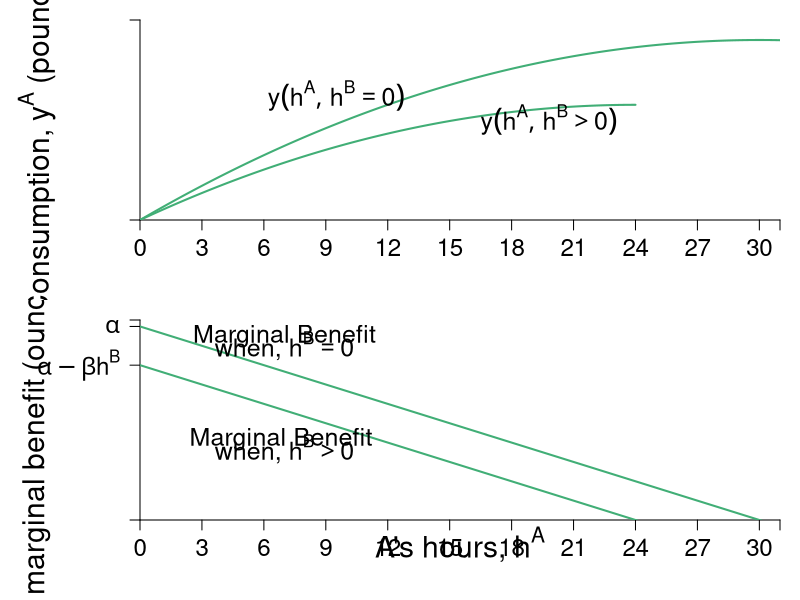

The R script that drew this image:
require(shape)
pdf(file = "coordination_failures/production_mb.pdf", width = 9, height = 12)

#Set parameters for graphics
pointsize <- 1.8
axislabelsize <- 1.8
labelsize <- 1.5
namesize <- 1.8
annotatesize <- 1.5
graphlinewidth <- 2
segmentlinewidth <- 1.5

COL <- c("#7fc97f", "#beaed4", "#fdc086", "#ffff99", "#386cb0", "#f0027f", "#bf5b17", "#666666")
COLA <- c("#e0f3db", "#99d8c9","#66c2a4","#41ae76", "#238b45", "#005824")
COLB <- c("#4eb3d3", "#2b8cbe", "#0868ac","#084081")


#Need to create a stacked graph and 
#use the option mfrow = c(2,1) for that
par(mar =  c(4, 7, 1, 1), mfrow = c(2,1))

indiffA <- function(ea, uA = 46.08) {
  uA + (1/2)*(ea)^2
}

output <- function(ea, eb = 12, alpha = 30, beta = 1/2){
  (alpha - beta*(ea+eb))*ea
}

uA <- function(ea, ya = output) {
  ya - 0.5*(ea)^2
}

mrsA <- function(ea){
  ea
}

slopeline <- function(ea, yint = 0.5, slope = 2){
  yint + slope*ea
}


xlims <- c(0, 31)
ylims <- c(0, 500)

npts <- 501 
x <- seq(xlims[1], xlims[2], length.out = npts)
y <- seq(ylims[1], ylims[2], length.out = npts) 
a <- c(uA(ea = 12, output(ea = 12, eb = 12)), uA(ea = 15, output(ea = 15, eb = 0)), 300)

plot(0, 0, xlim = xlims, ylim = ylims, type = "n",
     xlab = expression(paste("")),
     ylab = expression(paste("")), 
     xaxt = "n", 
     yaxt = "n", 
     cex.lab = axislabelsize, 
     bty = "n",
     xaxs="i", 
     yaxs="i")

# ticksy <- seq(from = 0, to = ylims[2], by = 2)
# ylabels <- seq(from = 0, to = ylims[2], by = 2)
ticksx <- c(seq(xlims[1], xlims[2], 3), xlims[2])
xlabels <- c(seq(xlims[1], xlims[2], 3), NA)
ticksy <- c(0, ylims[2])
ylabels <- c(NA, NA)
# ticksy <- c(0, 144, 225, 300, ylims[2])
# ylabels <- c(NA, expression(paste(y[1]^A)), expression(paste(y[2]^A)), expression(paste(y[3]^A)), NA)
# ticksx <- c(0, 6.9, 12, 9.6, 16, 24, 26)
# xlabels <- c(NA, expression(paste(e^A,"*")), expression(paste(1/2*beta)), expression(paste(e^{AN})), expression(paste(alpha)), expression(paste(1/beta)), NA)

axis(1, at = ticksx, pos = 0, labels = xlabels, cex.axis= labelsize - 0.05)
axis(2, at = ticksy, pos = 0, labels = ylabels, las = 1, cex.axis= labelsize - 0.05)

npts <- 500 
xx1 <- seq(xlims[1], xlims[2], length.out = npts)
xx2 <- seq(xlims[1], 24, length.out = npts)

lines(xx1, output(xx1, eb = 0), col = COLA[4], lwd = graphlinewidth)
lines(xx2, output(xx2, eb = 12), col = COLA[4], lwd = graphlinewidth)

# contour(x, y,
#         outer(x, y, uA),
#         drawlabels = FALSE,
#         col = COLB[4],
#         lwd = graphlinewidth,
#         levels = a,
#         xaxs="i",
#         yaxs="i",
#         add = TRUE)

# segments(12, 300, 12, -300, lty = 2, col = "gray", lwd = segmentlinewidth, xpd = 350)
# segments(15, output(ea = 15, eb = 0), 15, -300, lty = 2, col = "gray", lwd = segmentlinewidth, xpd = 350)

# segments(2, 0, 2, ylims[2], lty = 2, col = "gray" , lwd = segmentlinewidth)
# segments(6, 0, 6, ylims[2], lty = 2, col = "gray" , lwd = segmentlinewidth)

#Axis labels
#mtext(expression(paste("A's hours, ", h^A)), side=1, line = 3.2, cex = axislabelsize)
#text(0.5*xlims[2], -40, expression(paste("A's hours, ", h^A)), xpd = TRUE, cex = axislabelsize)
text(-5, 0.5*ylims[2], expression(paste("Consumption, ", y^A," (pounds, lb)")), xpd = TRUE, cex = axislabelsize, srt = 90)

# text(-0.9, 0.5*ylims[2], expression(paste("Output, ", y^A)), xpd = TRUE, cex = axislabelsize, srt = 90)
# text(5, 12, expression(paste("slope", phantom()==h^A, phantom() == 2)), cex = annotatesize)
# Arrows(3.6, 12, 2.4, 12, col = "black", lty = 1, lwd = 2, arr.type = "triangle", arr.lwd = 0.5)
# text(9, 28, expression(paste("slope", phantom()==h^A, phantom() == 6)), cex = annotatesize)
# Arrows(7.6, 28, 6.4, 28, col = "black", lty = 1, lwd = 2, arr.type = "triangle", arr.lwd = 0.5)

#Label the iso-welfare functions for the HG, Aisha
# text(2, 133, expression(u[1]^A), cex = annotatesize)
# text(2, 213, expression(u[2]^A), cex = annotatesize)
# text(2, 285, expression(u[3]^A), cex = annotatesize)

# points(12, output(ea = 12), pch = 16, col = "black", cex = 1.5)
# text(12 + 0.5, output(ea = 12) - 6, expression(paste(n)), cex = annotatesize)

# points(15, output(ea = 15, eb = 0), pch = 16, col = "black", cex = 1.5)
# text(15 + 0.5, output(ea = 15, eb = 0) - 6, expression(paste(s)), cex = annotatesize)


#text(9.5, 350, expression(paste("Production function")), cex = labelsize)
text(9.5, 310, expression(paste(y(h^A, h^B == 0)) ), cex = annotatesize)
text(19.8, 250, expression(paste(y(h^A, h^B >0))), cex = annotatesize)

MBenefit <- function(ea, eb = 12, alpha = 30, beta = 1/2) {
  (alpha - beta*eb - 2*beta*ea)
}

MCost <- function(ea, slope = 1, intercept = 0){
  slope*ea
}


xlims <- c(0, 31)
ylims <- c(0, 31)

npts <- 501 
x <- seq(xlims[1], xlims[2], length.out = npts)
y <- seq(ylims[1], ylims[2], length.out = npts) 

plot(0, 0, xlim = xlims, ylim = ylims, type = "n",
     xlab = expression(paste("")),
     ylab = expression(paste("")), 
     xaxt = "n", 
     yaxt = "n", 
     cex.lab = axislabelsize, 
     bty = "n",
     xaxs="i", 
     yaxs="i")

# ticksy <- seq(from = 0, to = ylims[2], by = 2)
# ylabels <- seq(from = 0, to = ylims[2], by = 2)
# ticksx <- seq(from = 0, to = xlims[2], by = 2)
# xlabels <- seq(from = 0, to = xlims[2], by = 2)
ticksy <- c(0, MBenefit(0, eb = 12), MBenefit(0, eb = 0), ylims[2])
ylabels <- c(NA, expression(paste(alpha - beta*h^B)), expression(paste(alpha)), NA)
# ticksx <- c(0, 12, 15, 24, 30, xlims[2])
# xlabels <- c(0, 12, 15, 24, 30, xlims[2])
ticksx <- c(seq(xlims[1], xlims[2], 3), xlims[2])
xlabels <- c(seq(xlims[1], xlims[2], 3), NA)
#xlabels <- c(NA, expression(paste(h[1]^A)), expression(paste(h[2]^A)), expression(paste(frac(alpha - beta*h^b,2*beta) )), expression(paste(frac(alpha,2*beta) )), NA)

axis(1, at = ticksx, pos = 0, labels = xlabels ,las = 1, cex.axis = labelsize - 0.05)
axis(2, at = ticksy, pos = 0, labels = ylabels, las = 1, cex.axis = labelsize - 0.05)
#text(x = c(0, 12, 15, 24, 30, xlims[2]), par("usr")[3] - 0.4, labels = xlabels, srt = 0, pos = 1, xpd = TRUE, cex = labelsize - 0.05)

#mtext(expression(paste("Aram's hours, ", h^A)), side=1, line = 4, cex = axislabelsize)
text(0.5*xlims[2], -3.8, expression(paste("A's hours, ", h^A)), xpd = TRUE, cex = axislabelsize)
text(-5, 0.5*ylims[2], expression(paste("A's marginal benefit (ounces, oz) ")), xpd = TRUE, cex = axislabelsize, srt = 90) 

npts <- 500 
xx1 <- seq(xlims[1], xlims[2], length.out = npts)
xx2 <- seq(4, 8, length.out = npts)

#Marginal benefit when the other does produce
lines(xx1, MBenefit(xx1, eb = 0), col = COLA[4], lwd = graphlinewidth)

#Marginal benefit when B produce NE number of hours
lines(xx1, MBenefit(xx1, eb = 12), col = COLA[4], lwd = graphlinewidth)


#lines(xx1, MCost(xx1), col = COLB[4], lwd = graphlinewidth)

#For NE hours = 12
# segments(0, 12, 12, 12, lty = 2, col =  "gray", lwd = segmentlinewidth)
# segments(12, 0, 12, 300, lty = 2, col = "gray", lwd = segmentlinewidth, xpd = 350)
# segments(15, 0, 15, 300, lty = 2, col = "gray", lwd = segmentlinewidth, xpd = 350)


#segments(0, 12, 300, 12, lty = 2, col =  "gray", lwd = segmentlinewidth, xpd = TRUE)

#For P-efficient hours = 10
#segments(0, MBenefit(15, eb = 0), 15, MBenefit(15, eb = 0), lty = 2, col = "gray" , lwd = segmentlinewidth)
#segments(15, 0, 15, MBenefit(15, eb = 0),  lty = 2, col = "gray" , lwd = segmentlinewidth)


text(7, 28.5, expression(paste("Marginal Benefit")), cex = labelsize)
text(7, 27, expression(paste("when, ", h^B== 0 )), cex = labelsize)
#text(8, 26.5, expression(paste("Marginal Benefit")), cex = labelsize)
#text(8, 25, expression(paste("when, ", h^B== 0 )), cex = labelsize)
#text(11.5, 24.3, expression(paste(mb^A== alpha - 2*beta*h^A )), cex = labelsize)
#text(11.5, 22.5, expression(paste("when, ", h^B== 0 )), cex = labelsize)

text(7, 12.5, expression(paste("Marginal Benefit ")), cex = labelsize)
text(7, 11, expression(paste("when, ", h^B > 0 )), cex = labelsize)
#text(5.5, 15.5, expression(paste("Marginal Benefit ")), cex = labelsize)
#text(5.5, 14, expression(paste("when, ", h^B > 0 )), cex = labelsize)
#text(24.5, 13.5, expression(paste(mb^A == alpha - beta*h^B - 2*beta*h^A)), cex = labelsize)
#text(24.5, 12, expression(paste("when, ", h^B > 0 )), cex = labelsize)
#Arrows(21.5, 12.5, 17, 8, col = "black", lty = 1, lwd = 2, arr.type = "triangle", arr.lwd = 0.5)

# text(19, 24, expression(paste("Marginal Disutility")), cex = labelsize)
# text(19, 22.5, expression(paste(mc^A == h^A)), cex = labelsize)


# points(12, 12, pch = 16, col = "black", cex = 1.5)
# text(12 + 0.85, 12.1, expression(paste(n)), cex = labelsize)

# points(15, 15, pch = 16, col = "black", cex = 1.5)
# text(15 + 0.85, 15.1, expression(paste(s)), cex = labelsize)

dev.off()
